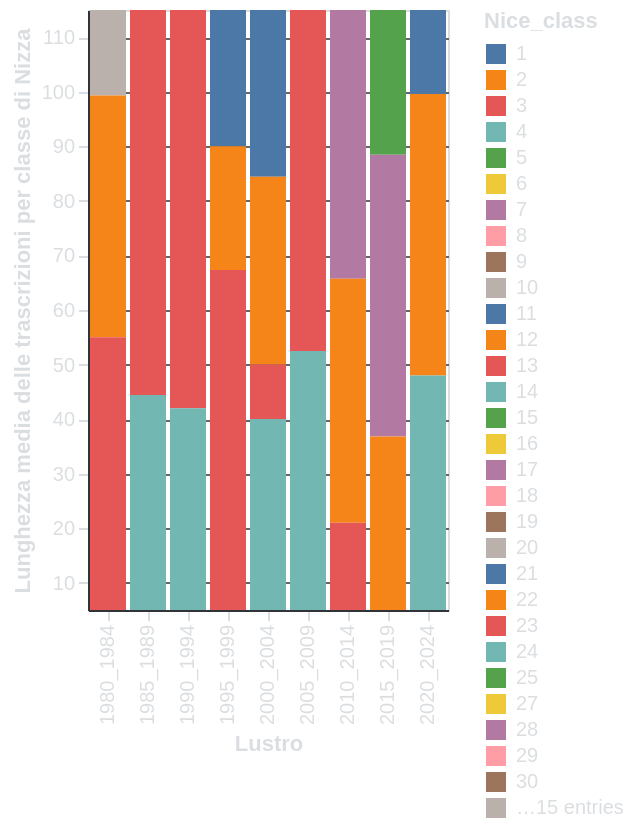

Vega-Lite specification stored for this chart:
### Vega-Lite specification from a JSON file in a GitHub repository (floating-point values rounded to 4 significant figures; data arrays with more than 128 entries replaced by an {"elided": "..."} marker saying what was removed)
{"$schema": "https://vega.github.io/schema/vega-lite/v5.6.1.json", "config": {"axis": {"domainColor": "#313338", "gridColor": "#666666", "labelColor": "#DBDEE1", "tickColor": "#DBDEE1", "titleColor": "#DBDEE1"}, "background": "transparent", "legend": {"labelColor": "#DBDEE1", "titleColor": "#DBDEE1"}, "title": {"color": "#DBDEE1", "fontSize": 16}}, "data": {"name": "data-aa904f720eb8496241b8b9a5bead02f7"}, "datasets": {"data-aa904f720eb8496241b8b9a5bead02f7": {"elided": "396 records"}}, "encoding": {"color": {"field": "Nice_class", "type": "nominal"}, "x": {"field": "Lustrum", "scale": {"domain": ["1980_1984", "1985_1989", "1990_1994", "1995_1999", "2000_2004", "2005_2009", "2010_2014", "2015_2019", "2020_2024"]}, "title": "Lustro", "type": "nominal"}, "y": {"field": "Value", "scale": {"domain": [5.0, 115.0]}, "title": "Lunghezza media delle trascrizioni per classe di Nizza", "type": "quantitative"}}, "height": 300, "mark": {"clip": true, "type": "bar"}, "params": [{"bind": {"input": "range", "max": 45.0, "min": 1.0, "step": 1}, "name": "Select", "select": {"fields": ["Nice_class"], "type": "point"}}], "transform": [{"filter": {"param": "Select"}}], "width": "container"}
